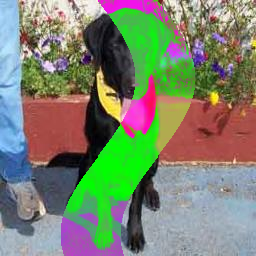
//> input picture prueba-practica/mis_instrucciones/Estudiante_19_VarD_EXAMEN.png, 256 x 256 px
$ ./main   (built with g++ and OpenCV 4)
//> lines starting //> are read from the running program, lines starting //| are printed output that depends on the picture
#include <iostream>
#include <opencv2/opencv.hpp>

using namespace std;
using namespace cv;

int main(int argc, char** argv) {
    string nombreImagen = (argc > 1) ? argv[1] : "Estudiante_19_VarD_EXAMEN.png";
    Mat imagen = imread(nombreImagen);
//> imagen is the input picture: 256 rows x 256 cols, CV_8UC3; mean B, G, R 109.8, 131.5, 123.5

    if (imagen.empty()) {
        cout << "Error al cargar la imagen" << endl;
        return -1;
    }

    Mat resultado = imagen.clone();
    int filas = imagen.rows;
//> filas = 256
    int columnas = imagen.cols;
//> columnas = 256

    // calcular el ancho dinamico de la franja
    // obtener el valor de una fila segura para medir la franja.
    int filaRef = filas - 4; // se evita la última fila por si hay ruido
//> filaRef = 252
    int xInicioFranja = -1;
    int xFinFranja = -1;

    for (int x = 0; x < columnas; x++) {
        Vec3b pixel = imagen.at<Vec3b>(filaRef, x);
        int b = pixel[0];
        int g = pixel[1];
        int r = pixel[2];

        // detectar la franja basada en los colores y purezas obtendidas
        // Verde Pureza: 40 | Mag Pureza: 49
        bool esFranja = false;

        // detección Verde (g gana a r y b por 40)
        if (g > r + 40 && g > b + 40) esFranja = true;

        // detección Magenta (r y b ganan a g por 49)
        if (r > g + 49 && b > g + 49) esFranja = true;

        if (esFranja) {
            if (xInicioFranja == -1){
                xInicioFranja = x;
            };

            xFinFranja = x;
        }
    }
//> this loop made 256 passes
//> (b, g, r) on passes 1 to 3: (204, 191, 175), (187, 174, 158), (178, 165, 149)
//> after the loop, xInicioFranja = 63

    int ancho = xFinFranja - xInicioFranja;
//> ancho = 59

    // validar el ancho
    if (ancho <= 0) ancho = 75;

    // procesar la imagen, negro hasta el final del borde
    for (int y = 0; y < filas; y++) {
        int limiteCorte = 0;

        for (int x = 0; x < columnas; x++) {
            Vec3b pixel = imagen.at<Vec3b>(y, x);
            int b = pixel[0];
            int g = pixel[1];
            int r = pixel[2];

            bool esBordeIzquierdo = false;

            // deteccion del borde en cada fila
            // verde
            if (g > 50 && (g - r) > 40 && (g - b) > 40) {
                esBordeIzquierdo = true;
            }

            // magneta
            if ((r > 50 || b > 50) && (r - g) > 49 && (b - g) > 49) {
                esBordeIzquierdo = true;
            }

            // con el ancho calculado, se debe pintar desde el borde izquierdo hasta el final de la franja
            if (esBordeIzquierdo) {
                limiteCorte = x + ancho;
                limiteCorte += 2;
                break;
            }
        }

        // pintar de negro
        if (limiteCorte > 0) {

            if (limiteCorte > columnas) {
                limiteCorte = columnas;
            };

            for (int x = 0; x < limiteCorte; x++) {
                resultado.at<Vec3b>(y, x) = Vec3b(0, 0, 0);
            }
        }
    }
//> this loop made 256 passes
//> limiteCorte on passes 1 to 3: 159, 159, 160
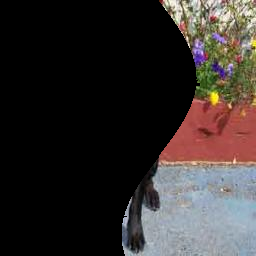
//> resultado: 256 rows x 256 cols, CV_8UC3; mean B, G, R 44.3, 46.1, 51.8

    imshow("Imagen Original", imagen);
    imshow("Resultado - Estudiante 19", resultado);
    imwrite("Estudiante_19_Resultado.png", resultado);

    waitKey(0);
    return 0;
}

$ run again, with prueba-practica/mis_instrucciones/Estudiante_19_VarD_Ejemplo_In.png copied over prueba-practica/mis_instrucciones/Estudiante_19_VarD_EXAMEN.png
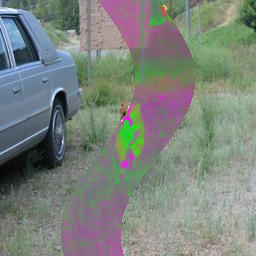
//> input picture prueba-practica/mis_instrucciones/Estudiante_19_VarD_Ejemplo_In.png, 256 x 256 px
//> imagen is the input picture: 256 rows x 256 cols, CV_8UC3; mean B, G, R 124.2, 131.3, 123.9
//> the loop `for (int x = 0; x < columnas; x++)` made 256 passes
//> (b, g, r) on passes 1 to 3: (104, 109, 108), (109, 115, 114), (116, 123, 120)
//> after the loop `for (int x = 0; x < columnas; x++)`: xInicioFranja = 64
//> ancho = 58
//> the loop `for (int y = 0; y < filas; y++)` made 256 passes
//> limiteCorte on passes 1 to 8: 165, 164, 160, 160, 163, 163, 162, 163
//> after the loop `for (int y = 0; y < filas; y++)`:
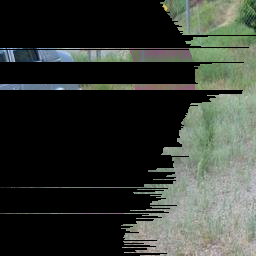
//> resultado: 256 rows x 256 cols, CV_8UC3; mean B, G, R 51.5, 57.9, 53
